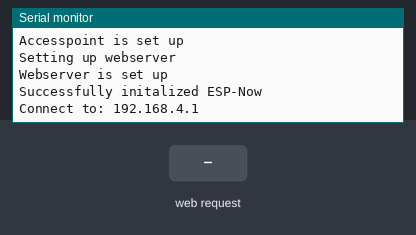
The program below on a simulated ESP8266 (Wemos D1 mini). Shown: the last lines printed to the serial monitor. The test bench sets the inputs (shaded band). Storage starts empty.

Above: at 2.3 s.
2.4 s: HTTP request GET /get received
At 3.4 s:
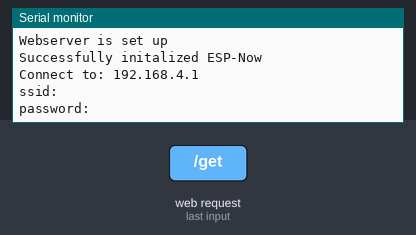
3.9 s: HTTP request GET /get?ssid=1&password=1&download=1 received
At 4.7 s:
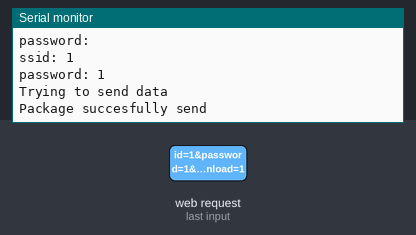

Measured:
- after the input at 2.4 s, the serial monitor: prints a new line at once (image 1)
- after the input at 3.9 s, the serial monitor: prints a new line at once (image 2)

The program:

main.cpp
```cpp
#include <ESP8266WiFi.h>
#include <ESP8266WebServer.h>
#include <espnow.h>
#include <FS.h> // For Filesystem
#include "esp_now.h"

bool loadFromSpiffs(String path);
void cresedentails_received();

//ESP-Accesspoint Configuration
const char *ssid = "Gasanalyser Config";
const char *password = "12345678";

String set_ssid = "";
String set_password = "";

//ESP-Web-Server Configuration
ESP8266WebServer server(80);

void handleWebRequests()
{
  if (loadFromSpiffs(server.uri()))
    return;
  else
    Serial.println("Error loading SPIFF files");
}

//get index.html
void handleRoot()
{
  server.sendHeader("Location", "/index.html", true);
  server.send(302, "text/plane", "");
}

//get submit.html and call  cresedentails_received
void handleSubmit()
{
  cresedentails_received();
  server.sendHeader("Location", "/submit.html", true);
}

//get cresedentails got "get"
void cresedentails_received()
{
  set_ssid = server.arg("ssid");
  set_password = server.arg("password");

  Serial.print("ssid: ");
  Serial.println(set_ssid);

  Serial.print("password: ");
  Serial.println(set_password);
}

//initialise filesystem
void initialise_filesystem()
{
  SPIFFS.begin();
  Serial.println("Filesystem Initialised");
  Serial.println("");
}

void create_accesspoint()
{
  Serial.println("Setting up Accesspoint");
  WiFi.mode(WIFI_AP);
  WiFi.softAP(ssid, password);
  Serial.println("Accesspoint is set up");
  Serial.println("");
}

//initialise webserver
void initialise_webserver()
{
  Serial.println("Setting up webserver");
  server.on("/", handleRoot);
  server.on("/get", handleSubmit);
  server.onNotFound(handleWebRequests);
  server.begin();
  Serial.println("Webserver is set up");
  Serial.println("");
}

void setup()
{
  delay(1000);
  Serial.begin(9600);
  Serial.println();

  initialise_filesystem();
  //connect_wifi();
  create_accesspoint();
  initialise_webserver();
  setup_espnow();

  IPAddress ip_adress = WiFi.softAPIP();
  Serial.print("Connect to: ");
  Serial.println(ip_adress);
  Serial.println();
}

void loop()
{
  server.handleClient();

  if (set_ssid != "" && set_password != "")
  {
    send_data(set_ssid, set_password);
  }
}

//load files from spiffs
bool loadFromSpiffs(String path)
{
  Serial.print("Path: ");
  Serial.print(path);
  Serial.println("");
  String dataType = "text/plain";
  if (path.endsWith("/"))
    path += "index.htm";

  if (path.endsWith(".src"))
    path = path.substring(0, path.lastIndexOf("."));
  else if (path.endsWith(".html"))
    dataType = "text/html";
  else if (path.endsWith(".htm"))
    dataType = "text/html";
  else if (path.endsWith(".css"))
    dataType = "text/css";
  else if (path.endsWith(".png"))
    dataType = "image/png";

  File dataFile = SPIFFS.open(path.c_str(), "r");
  if (server.hasArg("download"))
    dataType = "application/octet-stream";
  if (server.streamFile(dataFile, dataType) != dataFile.size())
  {
  }

  dataFile.close();
  return true;
}
```

esp_now.cpp
```cpp
#include <Arduino.h>
#include "esp_now.h"
#include <espnow.h>

uint8_t broadcastAddress[] = {0x3C, 0x61, 0x05, 0xD0, 0xF3, 0xC4};

wifi_cresedentials credentials;

bool package_received = false;
unsigned long lastTime = 0;
//delay inbetween sending data
unsigned long timerDelay = 2000;

void setup_espnow()
{
    if (esp_now_init() != 0)
    {
        Serial.println("Error initializing ESP-NOW");
        return;
    }
    else
    {
        Serial.println("");
        Serial.println("Successfully initalized ESP-Now");
    }

    esp_now_set_self_role(ESP_NOW_ROLE_CONTROLLER);
    esp_now_register_send_cb(OnDataSent);

    //Register receiver
    esp_now_add_peer(broadcastAddress, ESP_NOW_ROLE_SLAVE, 1, NULL, 0);
}

void send_data(String ssid, String password)
{
    if (package_received == false)
    {
        if ((millis() - lastTime) > timerDelay)
        {
            Serial.println("Trying to send data");
            // Set values to send
            strcpy(credentials.ssid, ssid.c_str());
            strcpy(credentials.pass, password.c_str());

            // Send message via ESP-NOW
            esp_now_send(broadcastAddress, (uint8_t *)&credentials, sizeof(credentials));

            lastTime = millis();
        }
    }
}

// Callback when data is sent
void OnDataSent(uint8_t *mac_addr, uint8_t sendStatus)
{
    if (sendStatus == 0)
    {
        Serial.println("Package succesfully send");
        package_received = true;
    }
    else
    {
        Serial.println("Sendig package failed");
    }
}
```

esp_now.h
```cpp
#include <Arduino.h>

typedef struct wifi_cresedentials {
  char ssid[32];
  char pass[32];

} wifi_cresedentials;

void setup_espnow();
void send_data(String ssid, String password);
void OnDataSent(uint8_t *mac_addr, uint8_t sendStatus);
```
